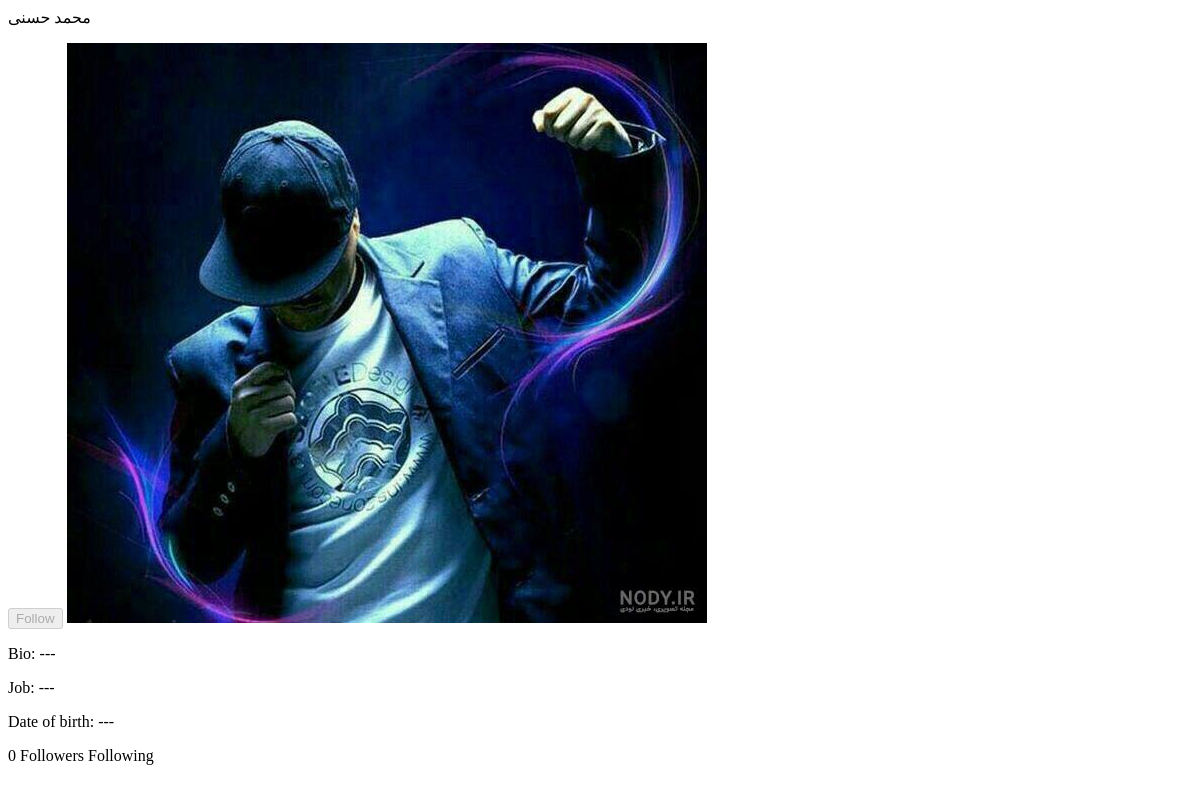
Before: /users/mohammadi/ (signed in) with the older database file.
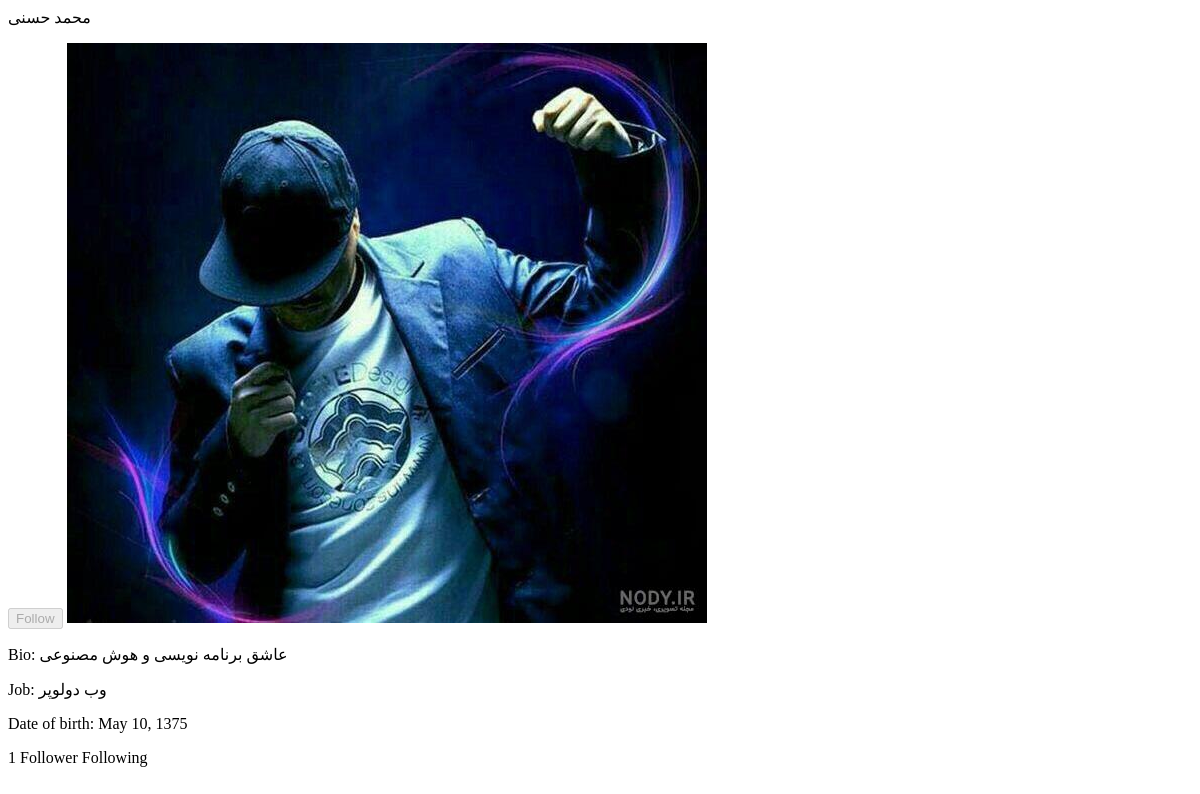
After: the same page with the newer database file.
### social/models.py (models this page shows, shortened)
class User(AbstractUser):
    date_of_birth = models.DateField(blank=True, null=True)
    bio = models.TextField(null=True, blank=True)
    photo = models.ImageField(upload_to="account_images/", blank=True, null=True)
    job = models.CharField(max_length=250, null=True, blank=True)
    phone = models.CharField(max_length=11, null=True, blank=True)
    following = models.ManyToManyField('self', through='Contact', related_name="followers", symmetrical=False)

### social/views.py (the view)
# urls.py: path('users/<username>/', views.user_detail, name='user_detail'),
@login_required
def user_detail(request, username):
    user = get_object_or_404(User, username=username, is_active=True)
    return render(request, 'user/user_detail.html', {'user': user})

### social/templates/user/user_detail.html (shortened to what this page needs)
{% load thumbnail %}
{% load static %}
<p>{{ user.get_full_name }}</p>
{% if request.user == user %}
    <button disabled>
        {% if request.user in user.followers.all%}
            UnFollow
        {% else %}
            Follow
        {% endif %}
    </button>
{% endif %}
{% if user.photo %}
    <a href="{{ user.photo.url }}">
    <img src="{% thumbnail user.photo 150x0 quality=90 %}">
    </a>
{% else %}
<img src="{% static 'images/profile/Avatar.png' %}" style="width: 200px;">
{% endif %}
    <p>Bio: {{ user.bio|default:'---' }}</p>
    <p>Job: {{ user.job|default:'---' }}</p>
    <p>Date of birth: {{ user.date_of_birth|default:'---' }}</p>
{% with total_followers=user.followers.count total_followings=user.following.count  %}
    <span class="followers-count">{{total_followers}} Follower{{ total_followers|pluralize }}</span>
    <span class="following-count">{{total_following}} Following</span>
{% endwith %}

Changed rows visible on the page:
changed User "محمد حسنی": bio "---" → "عاشق برنامه نویسی و هوش مصنوعی"; job "---" → "وب دولوپر"; date_of_birth "---" → "May 10, 1375"
Other visible differences:
{{ total_followers }}: "0" → "1"
